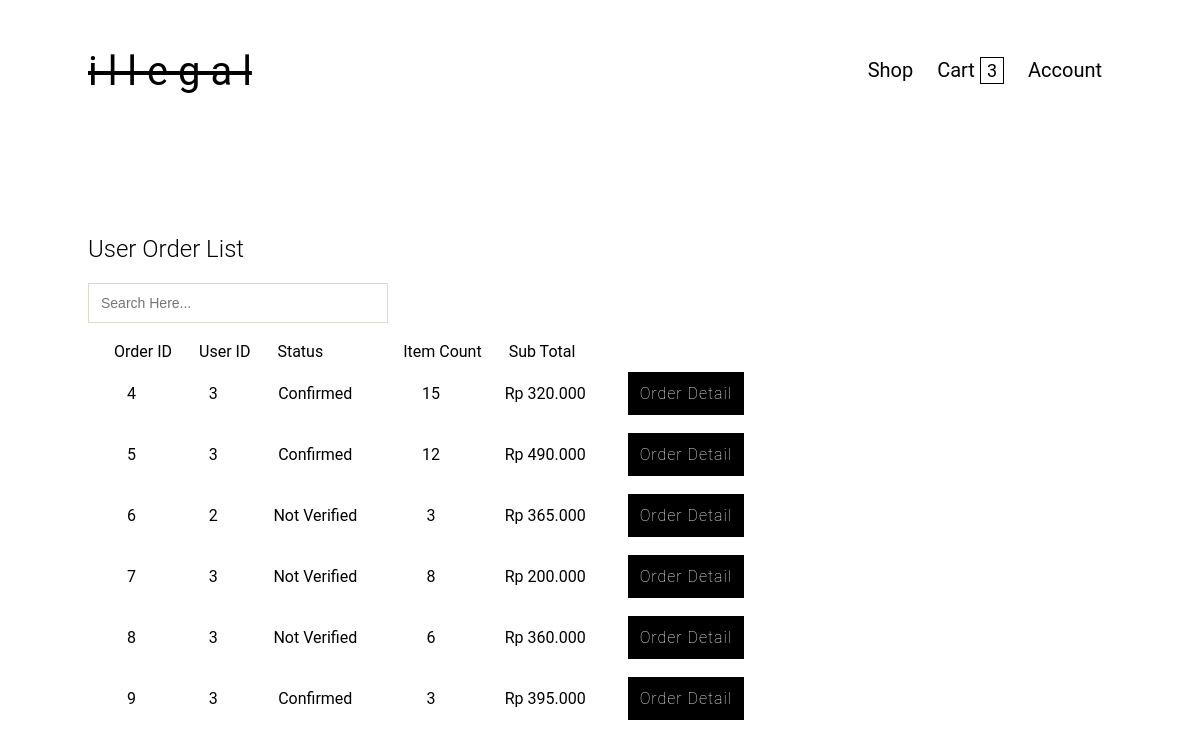
The page /order_list.php (signed in) on the database its author committed.
### tables this page shows
CREATE TABLE `order_list` (
  `user_id` int(11) NOT NULL,
  `status` varchar(24) NOT NULL,
  `total_harga` int(11) NOT NULL,
  `order_id` int(11) NOT NULL,
  `no_resi` varchar(16) NOT NULL,
  `harga_unik` int(11) NOT NULL,
  `bukti` varchar(100) NOT NULL
);

### order_list.php (the view, shortened to what this page needs)
<?php
include 'header.php';
include 'koneksi.php';
$sql = mysqli_query($konek, "SELECT ol.user_id, ol.order_id, ol.status, ol.total_harga, SUM(od.jumlah) AS qty
           FROM order_list ol LEFT JOIN order_detail od ON ol.order_id = od.order_id GROUP BY order_id");
?>
<div>
    <div class="container">
        <h2 style="font-weight:350;">User Order List</h2>
        <div class="search">
            <input id="search" name="key" class="input" type="text" placeholder="Search Here...">
        </div>
        <div id="tampil">
            <table>
                <tr>
                    <td style="padding-left:24px;">Order ID</td>
                    <td style="padding-left:24px;">User ID</td>
                    <td style="padding-left:24px;">Status</td>
                    <td style="padding-left:24px;">Item Count</td>
                    <td style="padding-left:24px;">Sub Total</td>
                    <td></td>
                </tr>
                <?php
                while ($data = mysqli_fetch_array($sql)) {
                    ?>
                    <tr>
                        <td style="padding:20px;text-align:center;"><?= $data['order_id']; ?></td>
                        <td style="padding:20px;text-align:center;"><?= $data['user_id']; ?></td>
                        <td style="padding:20px;text-align:center;"><?= $data['status']; ?></td>
                        <td style="padding:20px;text-align:center;"><?= $data['qty']; ?></td>
                        <td style="padding:20px;text-align:center;"><?php echo "Rp ".number_format($data['total_harga'], '0', ',', '.'); ?></td>
                        <td style="padding:20px;text-align:center;">
                            <a class="btn" style="width:150px;" href="order_detail.php?con=<?= $data['order_id'] ?>">Order Detail</a>
                        </td>
                    </tr>
                <?php } ?>
        </div>
    </div>
</div>

### css/index.css (style rules this page uses)
body { font-family: 'Roboto', sans-serif; }
a { color: black; text-decoration: none; }
.container { display: inline-block; margin: 80px 0 20px 80px; left: 160px; }
.input { width: 300px; height: 40px; padding: 12px; box-sizing: border-box; margin-bottom: 16px; border: 1px solid #dadace; color: #3e3e40; font-size: 14px; outline: none; transform: all 0.5s ease; }
.btn { width: 100px; background:black; text-align: center; padding: 12px; color: white; font-weight: bold; letter-spacing: 1px; cursor: pointer; border: none; font-weight: 200; }

### rows shown on the page
order_list: order_id "4", user "3", status "Confirmed", qty "15", total_harga "320.000"
order_list: order_id "5", user "3", status "Confirmed", qty "12", total_harga "490.000"
order_list: order_id "6", user "2", status "Not Verified", qty "3", total_harga "365.000"
order_list: order_id "7", user "3", status "Not Verified", qty "8", total_harga "200.000"
order_list: order_id "8", user "3", status "Not Verified", qty "6", total_harga "360.000"
order_list: order_id "9", user "3", status "Confirmed", qty "3", total_harga "395.000"

### other values the page prints
$data['qty'] "3"
